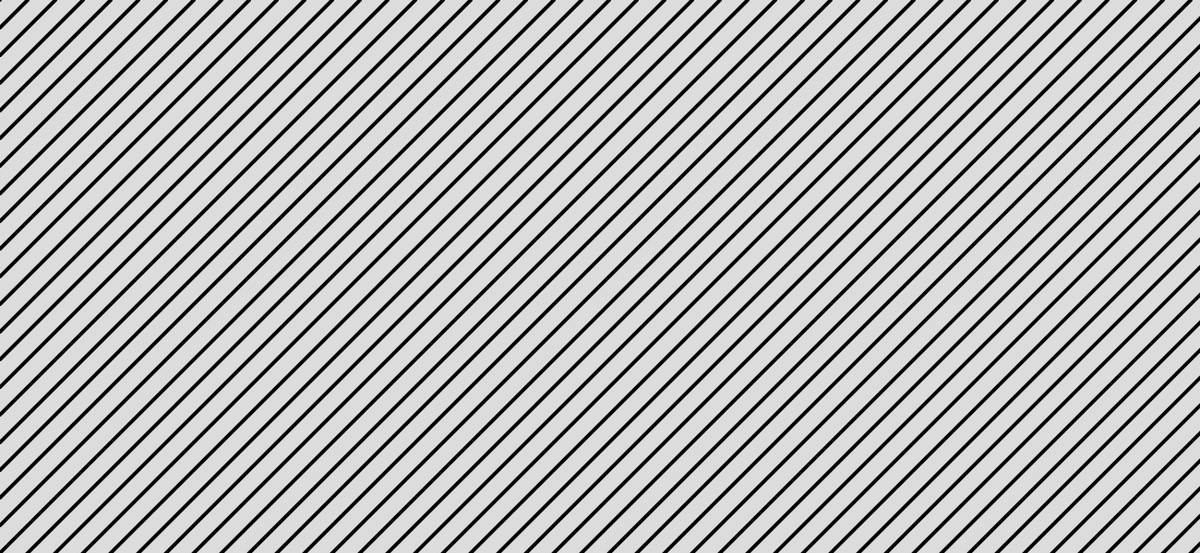
Frame 1 (no input)
Frame 60 (no input): identical to frame 1, image omitted
Frame 120 (the mouse pressed at the canvas centre since frame 60): identical to frame 1, image omitted

The p5.js sketch that drew this single still picture (run headless with seeded random() and noise() and a simulated clock; from frame 60 on, the mouse is pressed at the canvas centre):

// p5.js sketch
// ── sketch.js
function setup() {
  createCanvas(1300, 600);
    background(220);
}
var xPos1=0; var yPos1 =0;var yPos2=0; var xPos2=0;var a=30;
function draw() {
  strokeWeight(4);stroke("black");
while (yPos1<=height) {
  line(xPos1,yPos1,xPos2,yPos2);
  yPos1=yPos1+a;xPos2=xPos2+a;
}
  if (yPos1>height){
    while (xPos1<=width) {
      line(xPos1,yPos1,xPos2,yPos2);
      xPos2=xPos2+a;
    xPos1=xPos1+a;
    }
  }
}
